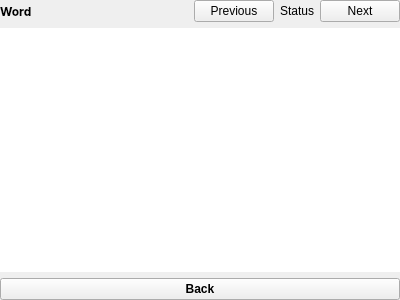
<?xml version="1.0" encoding="UTF-8"?>
<ui version="4.0">
 <class>dictionaryWidget</class>
 <widget class="QWidget" name="dictionaryWidget">
  <property name="geometry">
   <rect>
    <x>0</x>
    <y>0</y>
    <width>400</width>
    <height>300</height>
   </rect>
  </property>
  <property name="windowTitle">
   <string>Form</string>
  </property>
  <layout class="QVBoxLayout" name="verticalLayout">
   <property name="leftMargin">
    <number>0</number>
   </property>
   <property name="topMargin">
    <number>0</number>
   </property>
   <property name="rightMargin">
    <number>0</number>
   </property>
   <property name="bottomMargin">
    <number>0</number>
   </property>
   <item>
    <layout class="QGridLayout" name="gridLayout">
     <item row="2" column="0">
      <widget class="QTextEdit" name="definitionLabel">
       <property name="font">
        <font>
         <family>Source Serif Pro</family>
        </font>
       </property>
       <property name="frameShape">
        <enum>QFrame::NoFrame</enum>
       </property>
       <property name="frameShadow">
        <enum>QFrame::Plain</enum>
       </property>
       <property name="lineWidth">
        <number>0</number>
       </property>
       <property name="textInteractionFlags">
        <set>Qt::NoTextInteraction</set>
       </property>
      </widget>
     </item>
     <item row="1" column="0">
      <layout class="QGridLayout" name="gridLayout_2">
       <property name="topMargin">
        <number>0</number>
       </property>
       <item row="0" column="4">
        <widget class="QPushButton" name="nextDefinitionBtn">
         <property name="text">
          <string>Next</string>
         </property>
        </widget>
       </item>
       <item row="0" column="0">
        <widget class="QLabel" name="wordLabel">
         <property name="font">
          <font>
           <family>Inter</family>
           <weight>75</weight>
           <bold>true</bold>
          </font>
         </property>
         <property name="text">
          <string>Word</string>
         </property>
         <property name="wordWrap">
          <bool>true</bool>
         </property>
        </widget>
       </item>
       <item row="0" column="3">
        <widget class="QLabel" name="definitionStatusLabel">
         <property name="text">
          <string>Status</string>
         </property>
         <property name="textFormat">
          <enum>Qt::AutoText</enum>
         </property>
         <property name="alignment">
          <set>Qt::AlignCenter</set>
         </property>
        </widget>
       </item>
       <item row="0" column="2">
        <widget class="QPushButton" name="previousDefinitionBtn">
         <property name="text">
          <string>Previous</string>
         </property>
        </widget>
       </item>
       <item row="0" column="1">
        <spacer name="horizontalSpacer">
         <property name="orientation">
          <enum>Qt::Horizontal</enum>
         </property>
         <property name="sizeHint" stdset="0">
          <size>
           <width>40</width>
           <height>20</height>
          </size>
         </property>
        </spacer>
       </item>
      </layout>
     </item>
     <item row="3" column="0">
      <widget class="QPushButton" name="backBtn">
       <property name="font">
        <font>
         <weight>75</weight>
         <bold>true</bold>
        </font>
       </property>
       <property name="text">
        <string>Back</string>
       </property>
      </widget>
     </item>
    </layout>
   </item>
  </layout>
 </widget>
 <resources/>
 <connections/>
</ui>
